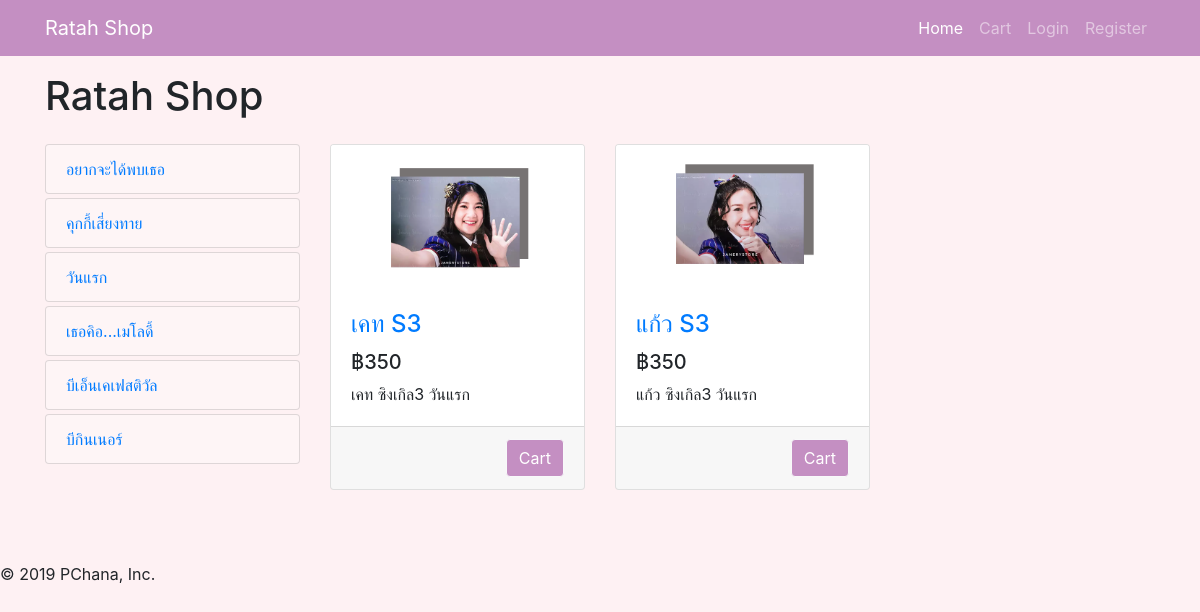
The app's page /product/3 with its own data.
### product/models.py (models this page shows, shortened)
class Category(models.Model):
    city_id = models.AutoField(primary_key=True)
    category_name = models.CharField(max_length=30)
    def __str__(self):
        return self.category_name

class Product(models.Model):
    product_category = models.ForeignKey(Category, on_delete=models.CASCADE)
    product_name = models.CharField(max_length=30)
    product_image = models.ImageField(upload_to='static/product_list/',
                                      blank=True,
                                      null=True)
    product_price = models.PositiveIntegerField()
    product_active = models.BooleanField(default=True)
    product_description = models.TextField(max_length=500,
                                           blank=True,
                                           null=True)
    product_quatity = models.PositiveIntegerField()

### product/views.py (the view)
# urls.py: path('<int:category_type>', views.product_type, name='product_type'),
def product_type(request, category_type):
    context = {
        'form': LoginForm(),
        'category_types': category_type,
        'Categorys': Category.objects.all(),
        'Products': Product.objects.all()
    }
    return render(request, 'category_type.html', context)

### product/templates/category_type.html
{% extends 'base.html' %}{% block content %}
<div class="row mt-4">
    {% for i in Products %}{% if i.product_category.city_id == category_types %} {% if i.product_quatity == 0 %}
    <div class="col-lg-4 col-md-6 mb-4">
        <div class="card h-100">
            <a href="#">
                <img class="card-img-top" src={{i.product_image.url}} alt="">
            </a>
            <div class="card-body">
                <h4 class="card-title">
                    <a href="#">{{i.product_name}}</a>
                </h4>
                <h5>฿{{ i.product_price }}</h5>
                <p class="card-text">{{i.product_description}}</p>
                <p class="text-left" style="color:red" style="display: inline-block">
                    <strong>Out of stock.</strong>
                </p>
            </div>
            <div class="card-footer text-right">
                <button type="button" class="btn btn-light" style="background-color:gray !important" disabled>Cart</button>
            </div>
        </div>
    </div>
    {% else %}
    <div class="col-lg-4 col-md-6 mb-4">
        <div class="card h-100">
            <a href="#">
                <img class="card-img-top" src={{i.product_image.url}} alt="">
            </a>
            <div class="card-body">
                <h4 class="card-title">
                    <a href="#">{{i.product_name}}</a>
                </h4>
                <h5>฿{{ i.product_price }}</h5>
                <p class="card-text">{{i.product_description}}</p>
            </div>
            <div class="card-footer text-right">
                <button type="button" class="btn btn-light" style="color:white; background-color: #c48fc2 !important">Cart</button>
            </div>
        </div>
    </div>
    {% endif %} {% endif %} {% endfor %}
</div>
{% endblock %}

### product/templates/base.html (shortened to what this page needs)
{% load static %}
<!DOCTYPE html>
<html lang="en">
<head>
    <link rel="stylesheet" href="https://stackpath.bootstrapcdn.com/bootstrap/4.3.1/css/bootstrap.min.css"
>
</head>
<body>
    <nav class="navbar navbar-expand-lg navbar-dark bg-dark fixed-top mb-4 " style="background-color: #c48fc2 !important">
        <div class="container">
            <a class="navbar-brand" href="{% url 'product' %}">Ratah Shop</a>
            <div class="collapse navbar-collapse" id="navbarResponsive">
                <ul class="navbar-nav ml-auto">
                    <li class="nav-item active">
                        <a class="nav-link" href="{% url 'product' %}">Home
                        </a>
                    </li>
                    <li class="nav-item">
                        <a class="nav-link" data-toggle="modal" data-target="#modalPoll-1" href="#">Cart</a>
                    </li>
                    {% if user.is_authenticated %}
                    <a class="nav-link" href="#">Hi {{ user.username }}!</a>
                    <li class="nav-item">
                        <a class="nav-link" href="{%url 'logout'%}">Logout</a>
                    </li>
                    {% else %}
                    <li class="nav-item">
                        <a class="nav-link" data-toggle="modal" data-target="#exampleModalCenter" href="#">Login</a>
                    </li>
                    <li class="nav-item">
                        <a class="nav-link" href="#">Register</a>
                    </li>
                    {% endif %}
                </ul>
            </div>
        </div>
    </nav>
    <div class="container my-5">
        <div class="row">
            <div class="col-lg-3">
                <h1 class="my-4">Ratah Shop</h1>
                {% for i in Categorys %}
                <div class="list-group">
                    <a href="{% url 'product' category_type=i.city_id  %}" class="list-group-item mb-1" style="background-color: #ffffff4a !important">{{ i.category_name }}</a>
                </div>
                {% endfor %}
            </div>
            <div class="col-lg-9">
                    <br/>
                    <br/>
                    <br/>
                {%block content%} {%endblock%}
            </div>
        </div>
    </div>
</body>
</html>

### product/templates/base.html (style rules this page uses)
body { background-color: #fef1f3 }

### records on screen
Category: category_name "อยากจะได้พบเธอ"
Category: category_name "คุกกี้เสี่ยงทาย"
Category: category_name "วันแรก"
Category: category_name "เธอคิอ...เมโลดี้"
Category: category_name "บีเอ็นเคเฟสติวัล"
Category: category_name "บีกินเนอร์"
Product: product_image (picture), product_name "เคท S3", product_price "350", product_description "เคท ซิงเกิล3 วันแรก"
Product: product_image (picture), product_name "แก้ว S3", product_price "350", product_description "แก้ว ซิงเกิล3 วันแรก"
